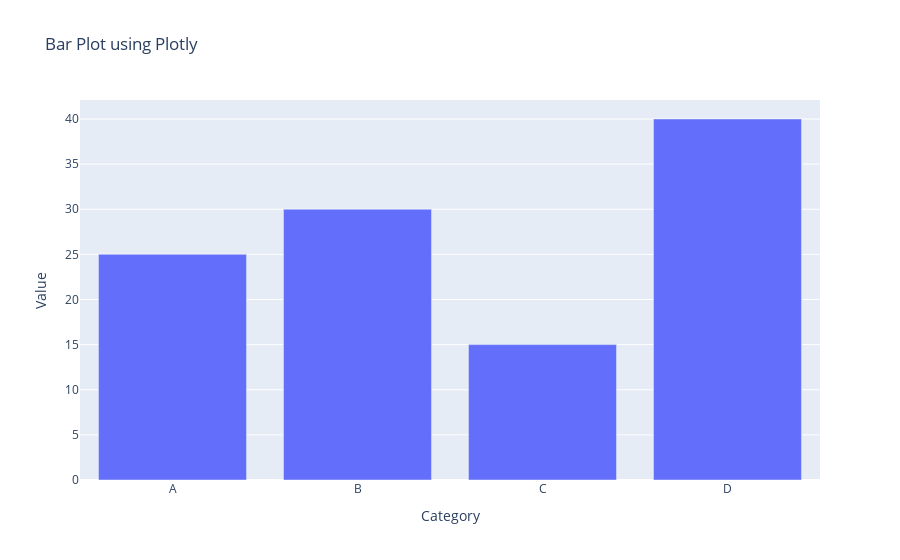

Notebook code cell kept with this figure:
### Code cell
### 5. Generate a bar plot using Plotly.
import plotly.express as px
import pandas as pd

# Sample data
data = {'Category': ['A', 'B', 'C', 'D'],
        'Value': [25, 30, 15, 40]}
df = pd.DataFrame(data)

# Generate the bar plot
fig = px.bar(df, x='Category', y='Value', title='Bar Plot using Plotly')
fig.show()

### Figure 1 — Plotly figure (JSON) as saved in the notebook; plotly's stock layout.template omitted (floating-point values rounded to 4 significant figures)
{"data": [{"alignmentgroup": "True", "hovertemplate": "Category=%{x}<br>Value=%{y}<extra></extra>", "legendgroup": "", "marker": {"color": "#636efa", "pattern": {"shape": ""}}, "name": "", "offsetgroup": "", "orientation": "v", "showlegend": false, "textposition": "auto", "type": "bar", "x": ["A", "B", "C", "D"], "xaxis": "x", "y": [25, 30, 15, 40], "yaxis": "y"}], "layout": {"barmode": "relative", "legend": {"tracegroupgap": 0}, "title": {"text": "Bar Plot using Plotly"}, "xaxis": {"anchor": "y", "domain": [0, 1], "title": {"text": "Category"}}, "yaxis": {"anchor": "x", "domain": [0, 1], "title": {"text": "Value"}}}}
